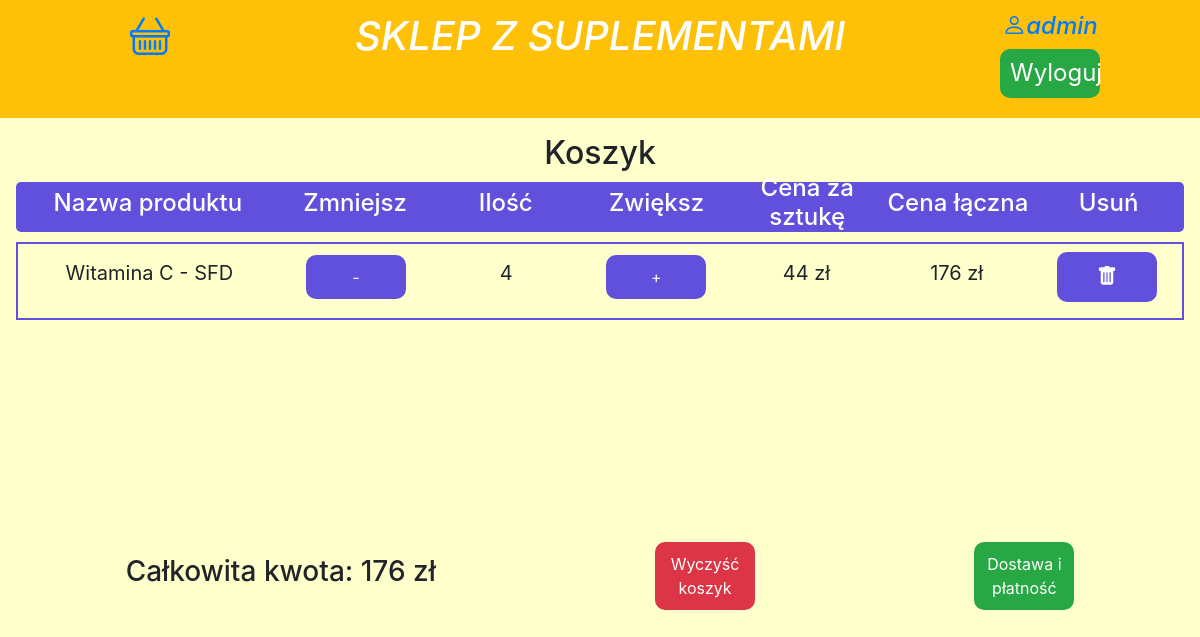
Page /koszyk/ (signed in) on the earlier database version.
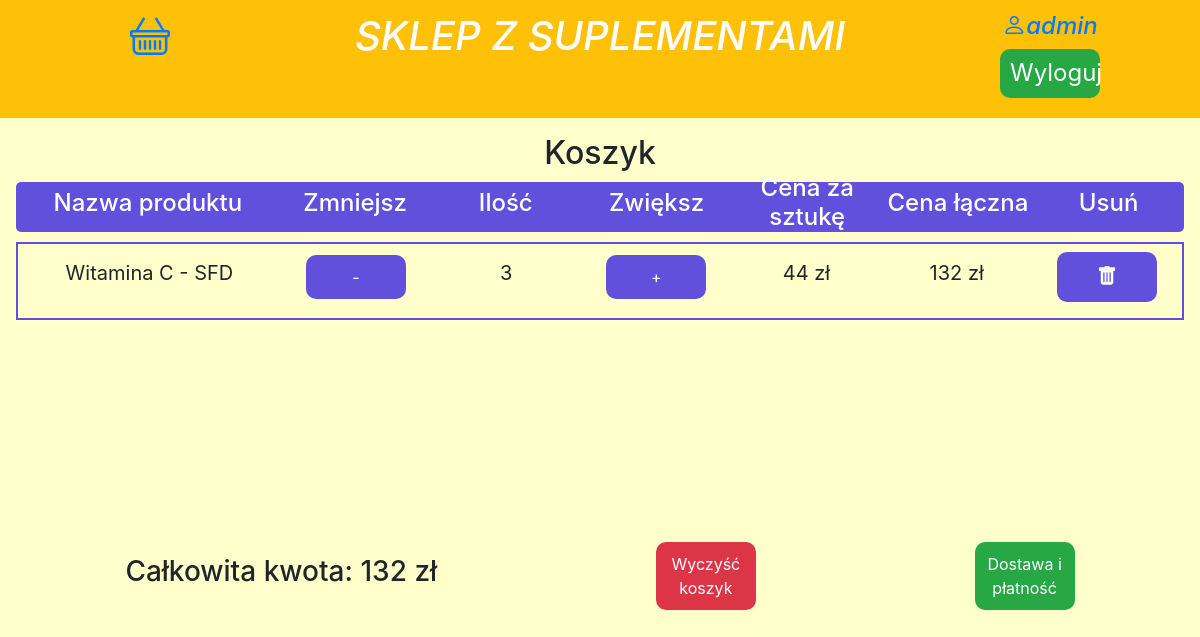
Same page on the later database version.
### Main/models.py (models this page shows, shortened)
class ElementKoszyka(models.Model):
    produkt = models.ForeignKey(Supplement, on_delete=models.CASCADE, related_name='items')
    koszyk = models.ForeignKey(Koszyk, on_delete=models.CASCADE, related_name='cartitems')
    ilosc = models.IntegerField(default=0)
    class Meta:
        verbose_name = "Element koszyka"
        verbose_name_plural = "Elementy koszyka"
    @property
    def kwota(self):
        cena = self.produkt.cena.split()
        nowa_cena = int(cena[0]) * self.ilosc
        return nowa_cena

class Supplement(models.Model):
    kategoria = models.ForeignKey(Kategoria, on_delete=models.CASCADE, null=True)
    producent = models.ForeignKey(Producent, on_delete=models.CASCADE, null=True)
    foto = models.ForeignKey(Foto, on_delete=models.CASCADE, null=True)
    nazwa = models.CharField(max_length=50)
    opis = models.TextField(max_length=3500)
    dostepnosc = models.CharField(max_length=50)
    cena = models.CharField(max_length=50)
    rodzaj_suplementu = models.CharField(max_length=50)
    pojemnosc_suplementu = models.CharField(max_length=50)
    class Meta:
        verbose_name = "Suplement"
        verbose_name_plural = "Suplementy"

class Producent(models.Model):
    nazwa = models.CharField(max_length=50)
    def __str__(self):
        return self.nazwa
    class Meta:
        verbose_name = "Producent"
        verbose_name_plural = "Producenci"

class Koszyk(models.Model):
    id = models.UUIDField(default=uuid.uuid4, primary_key=True)
    klient = models.ForeignKey(User, on_delete=models.CASCADE)
    zamowione = models.BooleanField(default=False)
    class Meta:
        verbose_name = "Koszyk"
        verbose_name_plural = "Koszyk"
    @property
    def kompletna_kwota(self):
        elementy_koszyka = self.cartitems.all()
        cena = sum([produkt.kwota for produkt in elementy_koszyka])
        return cena

### Main/views.py (the view)
# urls.py: path('koszyk/', views.koszyk, name="koszyk"),
def koszyk(request):
    cart = None
    cartitems = []
    if request.user.is_authenticated:
        cart, created = Koszyk.objects.get_or_create(klient=request.user, zamowione=False)
        cartitems = cart.cartitems.all()
    context = {"cart": cart, "items": cartitems}
    return render(request, "koszyk.html", context)

### Main/templates/koszyk.html (shortened to what this page needs)
{% load static %}
<!DOCTYPE html>
<html lang="pl">
<head>
    {% load static %}
    <link rel="stylesheet" href="{% static 'css/bootstrap.min.css' %}">
    <link rel="stylesheet" href="{% static 'css/bootstrap.css' %}">
    <link rel="stylesheet" href="{% static 'css/style.css' %}">
    <link rel="stylesheet" href="https://cdn.jsdelivr.net/npm/bootstrap-icons@1.5.0/font/bootstrap-icons.css">
</head>
<body>
    <div class="row font-italic text-white bg-light">
        <div class="col-3 bg-warning d-none d-md-block">
            <h1><a href="{% url 'koszyk' %}"><span class="bi-basket"></span></a></h1>
        </div>
        <div class="col-6 bg-warning d-none d-md-block">
            <h1><a class="text-white" href="{% url 'index' %}"> SKLEP Z SUPLEMENTAMI </a></h1>
        </div>
        <div class="col-3 bg-warning d-none d-md-block">
            <h4>
                {% if request.user.is_anonymous %}
                    <h4><button class="btn-success"><a class="text-white" href="{% url 'wylogowanie' %}">Zaloguj</a></button></h4>
                {% else %}
                    <a href="{% url 'profil' %}"><span class="bi-person">{{ request.user }}</span></a>
                    <h4><button class="btn-success"><a class="text-white" href="{% url 'wylogowanie' %}">Wyloguj</a></button></h4>
                {% endif %}
            </h4>
        </div>
    </div>
    <div class="text-center p-3">
        <h2>Koszyk</h2>
    {% if items %}
        <div class="heading">
            <div class="p_name"><h4>Nazwa produktu</h4></div>
            <div class="name"><h4>Zmniejsz</h4></div>
            <div class="name"><h4>Ilość</h4></div>
            <div class="name"><h4>Zwiększ</h4></div>
            <div class="name"><h4>Cena za sztukę</h4></div>
            <div class="name"><h4>Cena łączna</h4></div>
            <div class="name"><h4>Usuń</h4></div>
        </div>
        <div class="itemContainer">
            {% for suplement in items %}
                    <div class="item">
                      <div class="iteminfo">
                        <p>{{suplement.produkt.nazwa}} - {{ suplement.produkt.producent }}</p>
                      </div>
                        <div class="name"><p><button class="small mt-2 minus" value="{{ suplement.id }}">-</button></p></div>
                        <div class="name"><p>{{ suplement.ilosc }}</p></div>
                        <div class="name"><p><button class="small mt-2 plus" value="{{ suplement.id }}">+</button></p></div>
                        <div class="name"><p>{{suplement.produkt.cena}}</p></div>
                        <div class="name"><p>{{suplement.kwota}} zł</p></div>
                        <div class="name"><p><button class="bi bi-trash-fill trash mt-2" value="{{ suplement.id }}"></button></p></div>
                    </div>
            {% endfor %}
        </div>
        <div class="pay-section">
        <h3>Całkowita kwota: {{cart.kompletna_kwota}} zł</h3>
        <button class="bg-danger empty">Wyczyść koszyk</button>
        <button class="bg-success"><a class="text-white" href="{% url 'zamowienie' %}">Dostawa i płatność</a></button>
        </div>
    {% endif %}
    </div>
</body>
</html>

### Main/static/css/style.css (style rules this page uses)
p { font-size: 20px; }
.heading { width: 100%; height: 50px; display: flex; align-items: center; justify-content: space-evenly; background-color: #6050DC; border-radius: 5px; color: white; margin-top: 10px; }
.name, .p_name { width: 200px; display: flex; align-items: center; justify-content: center; }
.p_name { width: 350px; }
.itemContainer { width: 100%; height: 300px; overflow-y: auto; margin-top: 10px; }
.item { width: 100%; height: auto; display: flex; align-items: center; justify-content: space-evenly; border: 2px solid #6050DC; margin-bottom: 10px; }
.item .iteminfo { display: flex; align-items: center; justify-content: space-around; width: 350px; }
button { padding: 10px 10px 10px 10px; border-radius: 10px; background-color: #6050DC; color: white; width: 100px; border: none; cursor: pointer; }
.pay-section { width: 100%; height: auto; display: flex; align-items: center; justify-content: space-around; }

### Main/templates/koszyk.html (style rules this page uses)
body { background-color: #ffffcc; margin: 0; padding: 0; }
[class *= "col-"] { background-color: #ffffcc; text-align: center; padding: 1%; }
.row { margin: 0; }

Differences in the rows shown:
changed ElementKoszyka "Witamina C": ilosc "4" → "3"; kwota "176" → "132"
changed through a linked row, Koszyk: kompletna_kwota "176" → "132"
